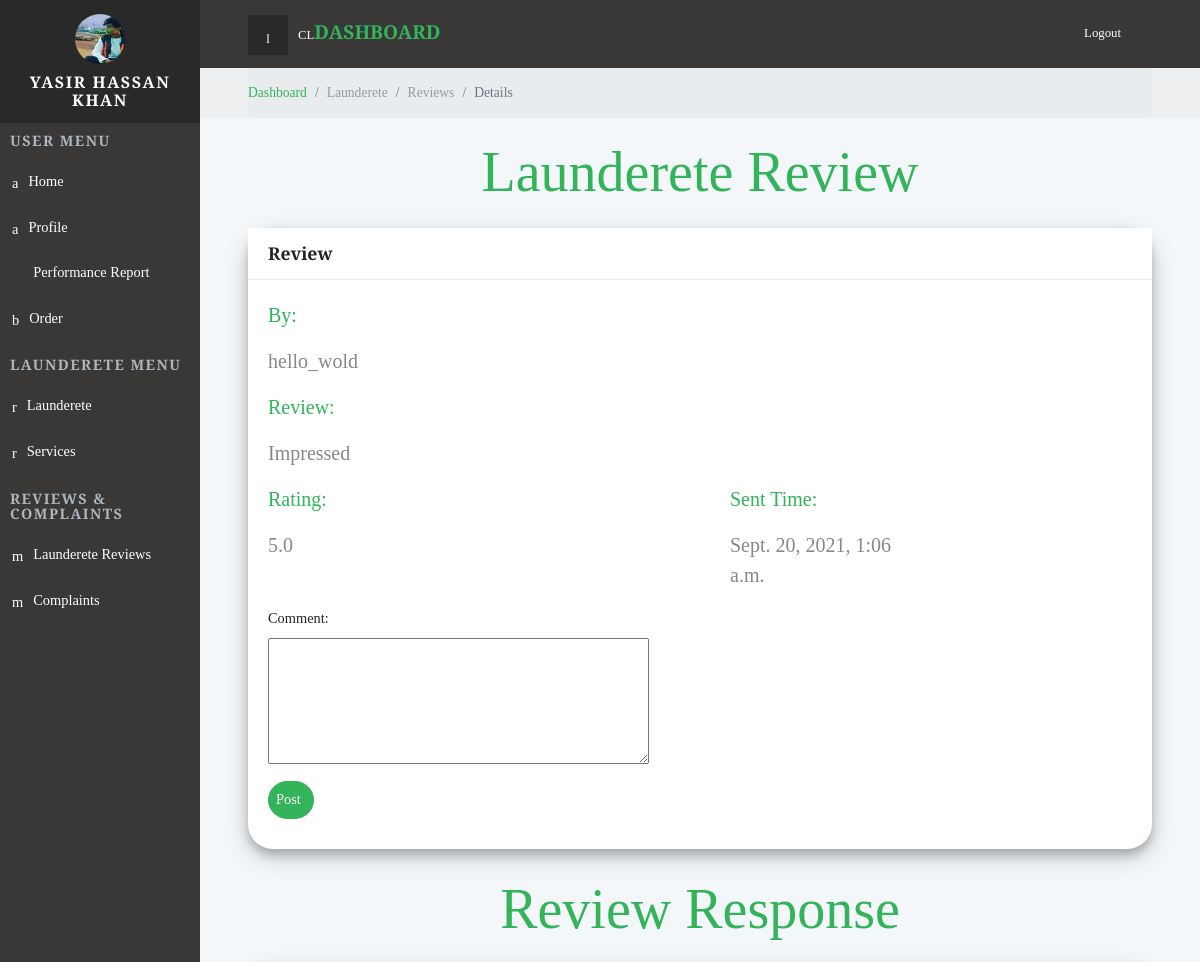
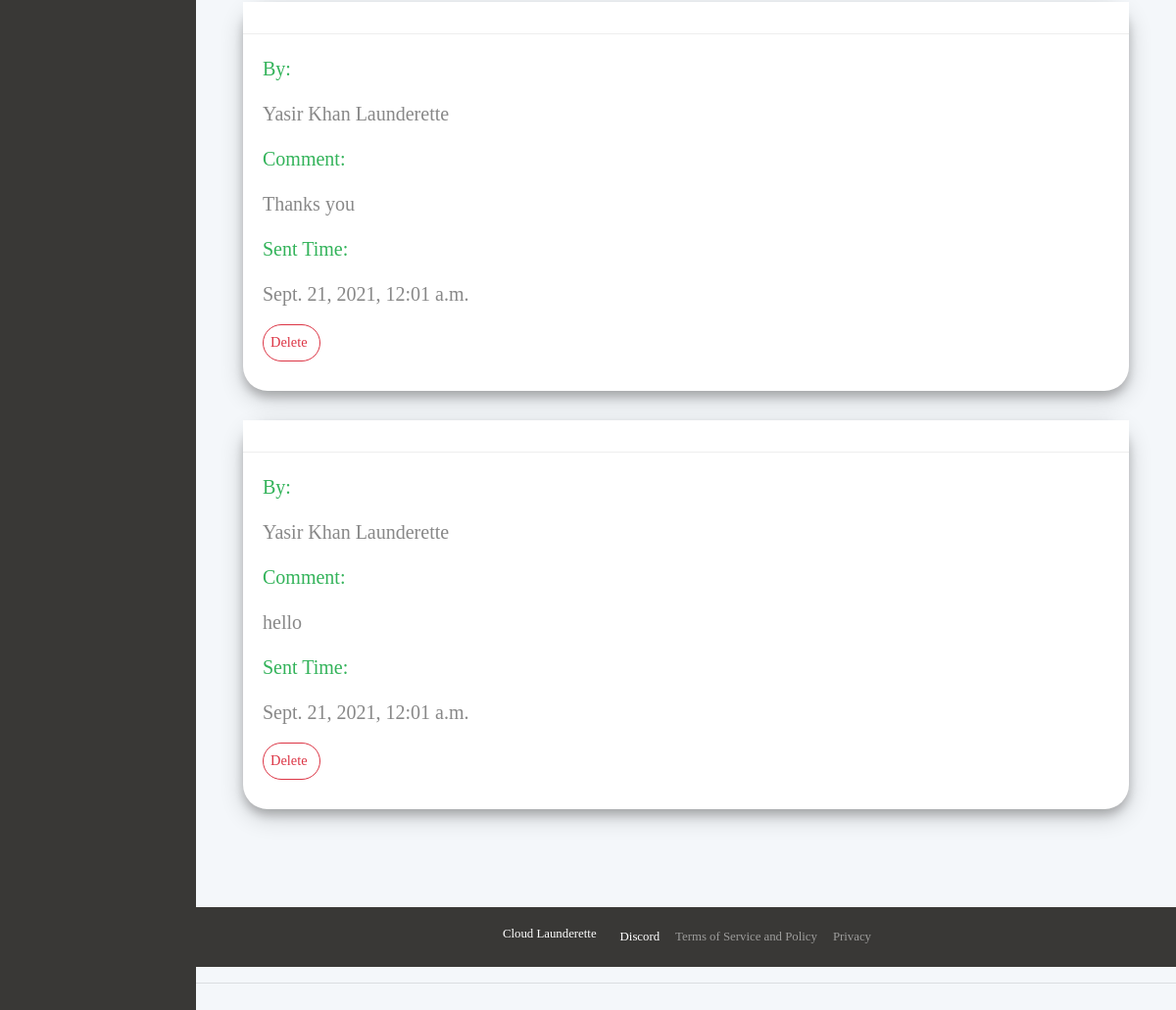
Screenshot of /dashboard/launderette/reviews/detail/1/ (signed in) with the database file from the repository (2 pictures, top to bottom).
### backend/models.py (models this page shows, shortened)
class Launderer(models.Model):
    user = models.OneToOneField(User, on_delete=models.CASCADE, null=True)
    name = models.CharField(max_length=200, null=True)
    profile_pic = models.ImageField( default="default-profile.png")
    address = models.CharField(max_length=200, null=True)
    isBlocked = models.BooleanField(default=False)
    date_joined =models.DateTimeField(auto_now_add=True)

class Review(models.Model):
    launderette = models.ForeignKey(Launderette, null=True, on_delete= models.SET_NULL)
    client = models.ForeignKey(Client, null=True, on_delete= models.SET_NULL)
    order = models.ForeignKey(Order, null=True, on_delete= models.SET_NULL)
    rating = models.FloatField(default=0)
    review = models.TextField(blank=True, null=True)
    date = models.DateTimeField(auto_now_add=True, null=True)

class Client(models.Model):
    user = models.OneToOneField(User, on_delete=models.CASCADE, null=True)
    name = models.CharField(max_length=200, null=True)
    profile_pic = models.ImageField(default="default-profile.png")
    address = models.CharField(max_length=200, null=True)
    isBlocked = models.BooleanField(default=False)
    date_joined =models.DateTimeField(auto_now_add=True)
    def __str__(self):
        return str(self.user)

class ReviewComment(models.Model):
    review = models.ForeignKey(Review, null=True, on_delete= models.SET_NULL)
    client = models.ForeignKey(Client, null=True, blank=True, on_delete= models.SET_NULL)
    launderette = models.ForeignKey(Launderette, null=True, blank=True, on_delete= models.SET_NULL)
    comment = models.TextField(blank=True, null=True)
    date = models.DateTimeField(auto_now_add=True, null=True)

class Launderette(models.Model):
    launderer = models.ForeignKey(Launderer, null=True, on_delete= models.SET_NULL)
    name = models.CharField(max_length=200, null=True)
    available_time = models.CharField(max_length=500, null=True, blank=True)
    cover_photo = models.ImageField( default="0_GettyImages-1068728612.jpg")
    location = models.CharField(max_length=200, null=True)
    isBlocked = models.BooleanField(default=False)
    date_joined =models.DateTimeField(auto_now_add=True)
    def __str__(self):
        return str(self.name)

### backend/decorators.py (the view)
		def wrapper_func(request, *args, **kwargs):
			group = None
			if request.user.groups.exists():
				group = request.user.groups.all()[0].name
			if group in allowed_roles:
				return view_func(request, *args, **kwargs)
			else:
				return HttpResponse('You are not authorized to view this page')

### backend/forms.py
class ReviewCommentForm(ModelForm):
    comment=forms.CharField(widget=forms.Textarea(attrs={"rows":5,  }))
    class Meta:
        model = ReviewComment
        exclude = '__all__'
        fields = ['comment']

### backend/views.py (called while the page is built, shortened)
@login_required(login_url="loginPage")
@allowed_users(allowed_roles=['launderer'])
def launderetteReviewDetail(request, pk_id):
    launderer = request.user.launderer
    review = Review.objects.get(id=pk_id)
    launderette = launderer.launderette_set.all()
    comments = review.reviewcomment_set.all()
    commentForm = ReviewCommentForm()
    context = {'launderer':launderer, 'review':review, 'comments': comments, 'commentForm': commentForm }
    return render(request,"frontend/launderetteReviewDetail.html",context)

### frontend/templates/frontend/launderetteReviewDetail.html (shortened to what this page needs)
{%  extends 'frontend/partialview/base_template.html' %}
{% load static %}
{% block content %}
    <div class="page">
      {% include 'frontend/partialview/topbar.html' %}
      <div class="breadcrumb-holder">
        <div class="container-fluid">
          <ul class="breadcrumb">
            <li class="breadcrumb-item "><a href="{% url 'dashboard' %}">Dashboard</a></li>
            <li class="breadcrumb-item"><a >Launderete</a></li>
            <li class="breadcrumb-item"><a >Reviews</a></li>
            <li class="breadcrumb-item active"><a >Details</a></li>
          </ul>
        </div>
      </div>
      <h1 class="h3 display-4 text-primary m-4 text-center">Launderete    Review        </h1>
     <section class="charts">
        <div class="container-fluid">
              <div class="card line-chart-example">
                <div class="card-header d-flex align-items-center">
                  <h4>Review</h4>
                </div>
                <div class="card-body">
                    <p class="lead text-primary">By:</p>
                    <p class="lead ">{{review.client}}</p>
                    <p class="lead text-primary">Review:</p>
                    <p class="lead">{{review.review}}</p>
                    <div class="row">
                        <div class="col-6">
                            <p class="lead text-primary">Rating:</p>
                            <p class="lead ">{{review.rating}}</p>
                        </div>
                        <div class="col-6">
                        <div class="col-6">
                            <p class="lead text-primary">Sent Time:</p>
                            <p class="lead ">{{review.date}}</p>
                        </div>
                        </div>
                    </div>
                    <form method="POST">
                        <div class="form-group">
                            <label for="comment">Comment:</label>
                            <br>
                            {{commentForm.comment}}
                        </div>
                        <div class="form-group">
                        <input type="submit" value="Post" class="btn btn-primary">
                        </div>
                    </form>
                </div>
              </div>
        </div>
        <h4  class="display-4  m-4 text-center text-primary">Review Response</h4>
        {% for comment in comments %}
        <div class="container-fluid">
              <div class="card line-chart-example">
                <div class="card-header d-flex align-items-center">
                </div>
                  <div class="card-body">
                      <p class="lead text-primary">By:</p>
                      {% if comment.client == None %}
                        <p class="lead ">{{comment.launderette}}</p>
                      {% else %}
                      <p class="lead ">{{comment.client}}</p>
                      {% endif %}
                      <p class="lead text-primary">Comment:</p>
                      <p class="lead">{{comment.comment}}</p>
                      <div class="row">
                          <div class="col-6">
                              <p class="lead text-primary">Sent Time:</p>
                              <p class="lead ">{{comment.date}}</p>
                          </div>
                      </div>
                      {% if comment.client == None %}
                        <form method="POST",  action="{% url 'deleteComment' comment.id %}">
                            <div class="form-group">
                            <input type="submit" value="Delete" class="btn btn-outline-danger">
                            </div>
                        </form>
                      {% endif %}
                  </div>
              </div>
        </div>
                  {% endfor %}
      </section>
      <footer class="main-footer">
        {% include 'frontend/partialView/footer_navbar.html' %}
      </footer>
    </div>
{% endblock content %}

### frontend/templates/frontend/partialview/header_navbar.html (shortened to what this page needs)
{% load static %}
    <nav class="side-navbar">
      <div class="side-navbar-wrapper">
        <div class="sidenav-header d-flex align-items-center justify-content-center">
          <div class="sidenav-header-inner text-center"><img src="{{launderer.profile_pic.url}}" alt="person" class="img-fluid rounded-circle">
            <h2 class="h5">{{launderer.name}}</h2>
          </div>
        </div>
        <div class="main-menu">
          <h5 class="sidenav-heading">User Menu</h5>
          <ul id="side-main-menu" class="side-menu list-unstyled">
            <li><a href="{% url 'dashboard' %}" > <i class="icon-form"></i>Home                             </a></li>
            <li><a href="{% url 'myAccount' %}"> <i class="icon-form"></i>Profile                             </a></li>
            <li class=""><a href="{% url 'Report' %}"> <i class="fa fa-bar-chart"></i>Performance Report                              </a></li>
            <li><a href="#exampledropdownDropdown2" aria-expanded="false" data-toggle="collapse"> <i class="icon-home"></i>Order </a>
            </li>
        </div>
        <div class="admin-menu">
          <h5 class="sidenav-heading">Launderete Menu</h5>
          <ul id="side-admin-menu" class="side-menu list-unstyled">
            <li> <a href="{% url 'launderette' %}"> <i class="icon-screen"> </i>Launderete</a></li>
            {% if totalLaunderette != 0 %}
              <li> <a href="{% url 'services' %}"> <i class="icon-screen"> </i>Services</a></li>
            {% endif %}
          </ul>
        </div>
        <div class="admin-menu">
          <h5 class="sidenav-heading">Reviews & Complaints</h5>
          <ul id="side-admin-menu" class="side-menu list-unstyled">
            {% if totalLaunderette != 0 %}
              <li> <a href="{% url 'laundaretteReviews' %}"> <i class="icon-flask"> </i>Launderete Reviews</a></li>
            {% endif %}
            <li> <a href="{% url 'complaints' %}"> <i class="icon-flask"> </i>Complaints</a></li>
          </ul>
        </div>
      </div>
    </nav>

### static/css/mystyle.css (style rules this page uses)
a { display: inline-block; text-decoration: none; color: #fff; }
body { overflow-x: hidden; }
i { display: inline-block; }
i[class*='icon-'] { -webkit-transform: translateY(4px); transform: translateY(4px); }
.page { position: absolute; top: 0; right: 0; -webkit-transition: width 0.3s linear; transition: width 0.3s linear; width: calc(100% - 200px); background-color: #F4F7FA; min-height: 100vh; padding-bottom: 50px; }
h2 { color: #555; font-weight: 400; }
.breadcrumb-holder { background: #eceeef; }
.breadcrumb-holder .breadcrumb { padding: 15px 0; font-size: 0.85em; font-weight: 300; color: #999; margin-bottom: 0; }
.card { margin-bottom: 30px; }
.card-header h1, .card-header h2, .card-header h3, .card-header h4, .card-header h5, .card-header h6 { margin-bottom: 0; }
.card:not([class*="text"]) p { color: #888; }
@media (min-width: 768px) { .container-fluid { padding: 0 3rem; } }
.side-navbar { position: fixed; top: 0; left: 0; width: 200px; height: 100%; width: 200px; text-align: left; background: #393836; color: #fff; z-index: 999; overflow-y: auto; -webkit-transition: all 0.3s; transition: all 0.3s; }
.side-navbar li { position: relative; }
.side-navbar li a { position: relative; font-size: .9rem; font-weight: 300; color: #fff; text-decoration: none; width: 100%; padding: 12px; }
.side-navbar li a[data-toggle="collapse"]::before { content: '\f104'; display: inline-block; -webkit-transform: translateY(-50%); transform: translateY(-50%); font-family: 'FontAwesome'; position: absolute; top: 50%; right: 20px; }
.side-navbar .sidenav-header { background: #292929; padding: 14px; margin-bottom: 10px; }
.side-navbar .sidenav-header img { width: 50px; height: 50px; }
.side-navbar .sidenav-header h2 { margin: 10px 0 0; text-transform: uppercase; letter-spacing: .1em; }
.side-navbar .sidenav-heading { font-weight: 700; color: #adb5bd; font-size: .9rem; text-transform: uppercase; letter-spacing: .1em; margin-left: 10px; margin-top: 10px; margin-bottom: 10px; }
.side-navbar i[class*='icon-'] { -webkit-transform: translateY(2px); transform: translateY(2px); }
.side-navbar i { font-size: inherit; margin-right: 10px; }
footer.main-footer { width: 100%; bottom: 0; margin-top: 10%; }
label { font-size: .9rem; }
.form-group { margin-bottom: 10px; }
.btn { font-weight: 400; border: 1px solid transparent; padding: 0.45rem 0.75rem; font-size: 0.9rem; line-height: 1.5; border-radius: 0; -webkit-transition: color 0.15s ease-in-out, background-color 0.15s ease-in-out, border-color 0.15s ease-in-out, -webkit-box-shadow 0.15s ease-in-out; transition: color 0.15s ease-in-out, background-color 0.15s ease-in-out, border-color 0.15s ease-in-out, -webkit-box-shadow 0.15s ease-in-out; transition: color 0.15s ease-in-out, background-color 0.15s ease-in-out, border-color 0.15s ease-in-out, box-shadow 0.15s ease-in-out; transition: color 0.15s ease-in-out, background-color 0.15s ease-in-out, border-color 0.15s ease-in-out, box-shadow 0.15s ease-in-out, -webkit-box-shadow 0.15s ease-in-out; }
.btn-primary { color: color-yiq(#33b35a); background-color: #33b35a; border-color: #33b35a; }
.btn-outline-danger { color: #dc3545; background-color: transparent; background-image: none; border-color: #dc3545; }
body { font-family: "Roboto", sans-serif; font-size: 1rem; font-weight: 400; line-height: 1.5; color: #212529; background-color: #fff; }
a { color: #33b35a; text-decoration: none; }
h1, h2, h3, h4, h5, h6, .h1, .h2, .h3, .h4, .h5, .h6 { margin-bottom: 0.5rem; font-family: inherit; font-weight: 700; line-height: 1.1; color: inherit; }
h1, .h1 { font-size: 1.5rem; }
h2, .h2 { font-size: 1.3rem; }
h3, .h3 { font-size: 1.2rem; }
h4, .h4 { font-size: 1.1rem; }
h5, .h5 { font-size: 1rem; }
.lead { font-size: 1.25rem; font-weight: 300; }
.display-4 { font-size: 3.5rem; font-weight: 300; line-height: 1.1; }
.text-primary { color: #33b35a !important; }
.card { background-color: #fff; border: 0 solid #eee; border-radius: 0; }
.card-body { padding: 1.25rem; }
.card-header { padding: 1rem 1.25rem; background-color: #fff; border-bottom: 1px solid #eee; }
.card-header:first-child { border-radius: 0 0 0 0; }

### static/css/custom.css (style rules this page uses)
body { font-family: 'Playfair Display', serif !important; }
input { border-radius: 20px !important; padding-left: 7px !important; }
.card { border-radius: 25px !important; box-shadow: 0 6px 10px 0 rgba(0, 0, 0, 0.2), 0 8px 23px 0 rgba(0, 0, 0, 0.19); }

### rows the page displays
Launderer: profile_pic (picture), name "YASIR HASSAN KHAN"
Review: client "hello_wold", review "Impressed", rating "5.0", date "Sept. 20, 2021, 1:06 a.m."
ReviewComment: launderette "Yasir Khan Launderette", comment "Thanks you", date "Sept. 21, 2021, 12:01 a.m."
ReviewComment: launderette "Yasir Khan Launderette", comment "hello", date "Sept. 21, 2021, 12:01 a.m."
